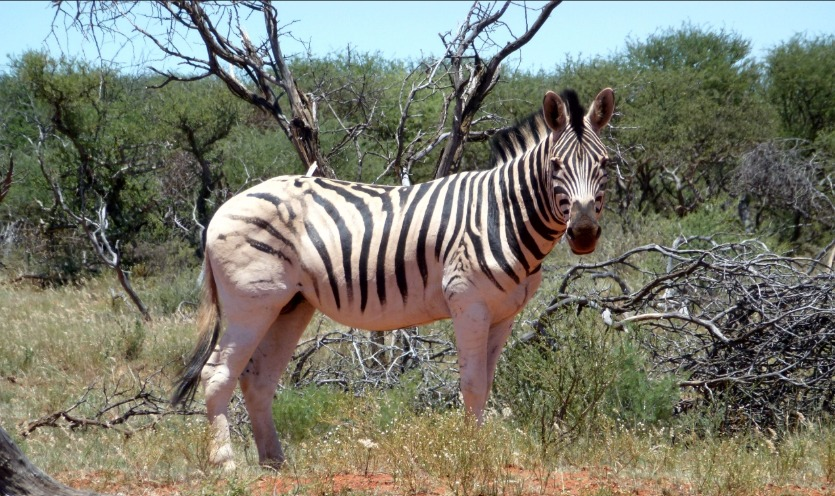
#> input picture LAB/Experiment 15/image.jpg, 835 x 496 px
$ python harris.py
#> lines starting #> are read from the running program, lines starting #| are printed output that depends on the picture; after the words box and inside, x2 and y2 are one past the last pixel; in counts of white or black regions, pixels touching at a corner belong together
import cv2
import numpy as np

image = cv2.imread("image.jpg")
#> image is the input picture: shape (496, 835, 3); mean B, G, R 108.3, 121.8, 121.7

if image is None:
    print("ERROR: Image not found!")
else:
    gray = cv2.cvtColor(image, cv2.COLOR_BGR2GRAY)
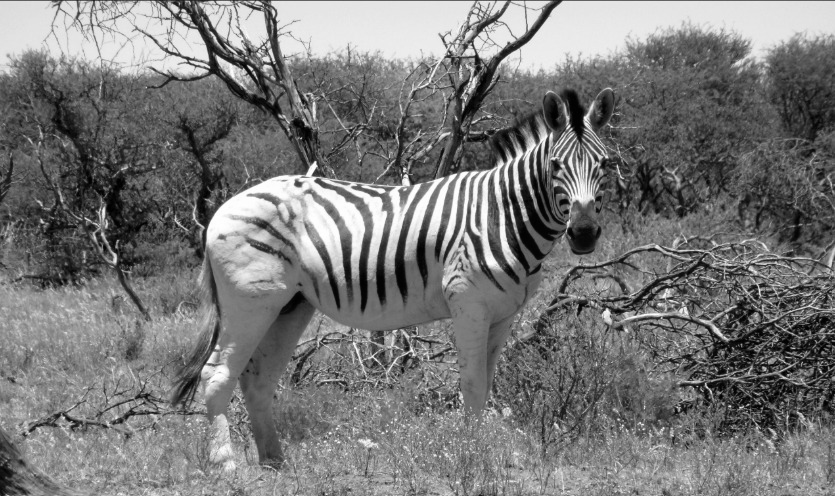
#> gray: shape (496, 835); min 0, max 255, mean 120.2
    gray = np.float32(gray)

    corners = cv2.cornerHarris(gray, 2, 3, 0.04)
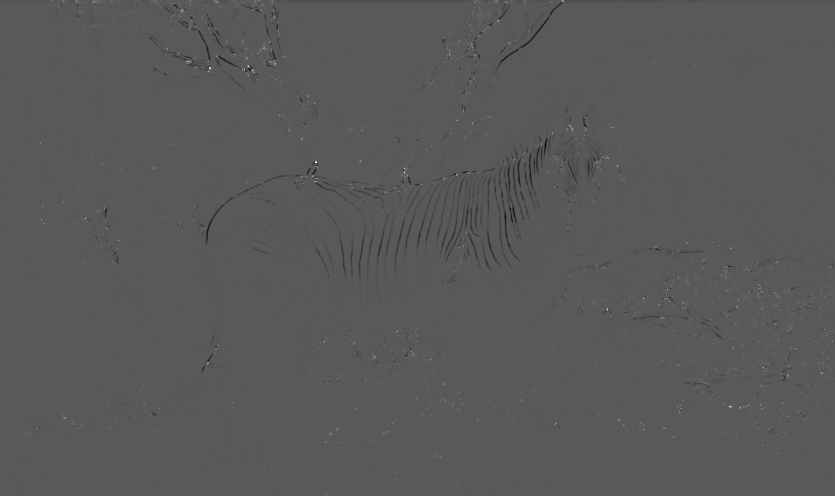
#> corners: shape (496, 835) float32; min -41518012, max 77294216, mean -83807; drawn with min black and max white

    result = image.copy()
    result[corners > 0.01 * corners.max()] = [0, 0, 255]
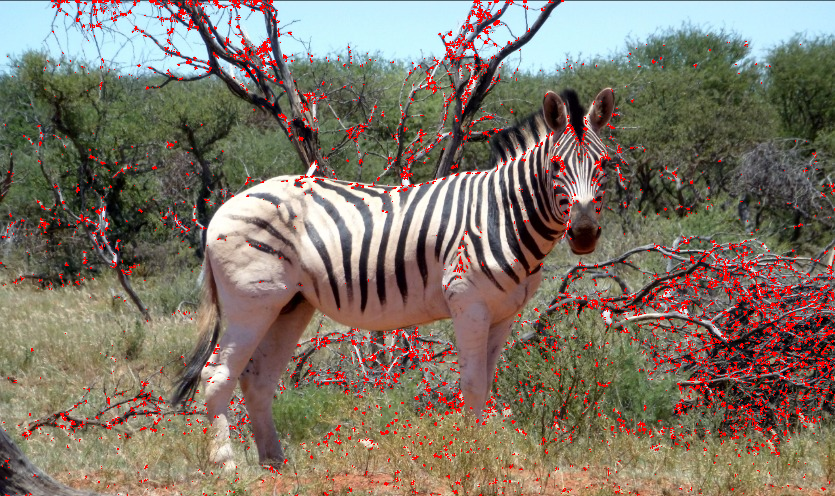
#> result: shape (496, 835, 3); 4.52% of pixels changed, all inside (x1, y1, x2, y2) = (0, 0, 835, 496)

    cv2.imshow("Original Image", image)
    cv2.imshow("Harris Corner Detection", result)

    cv2.imwrite("harris_output.jpg", result)
    cv2.waitKey(0)
    cv2.destroyAllWindows()
